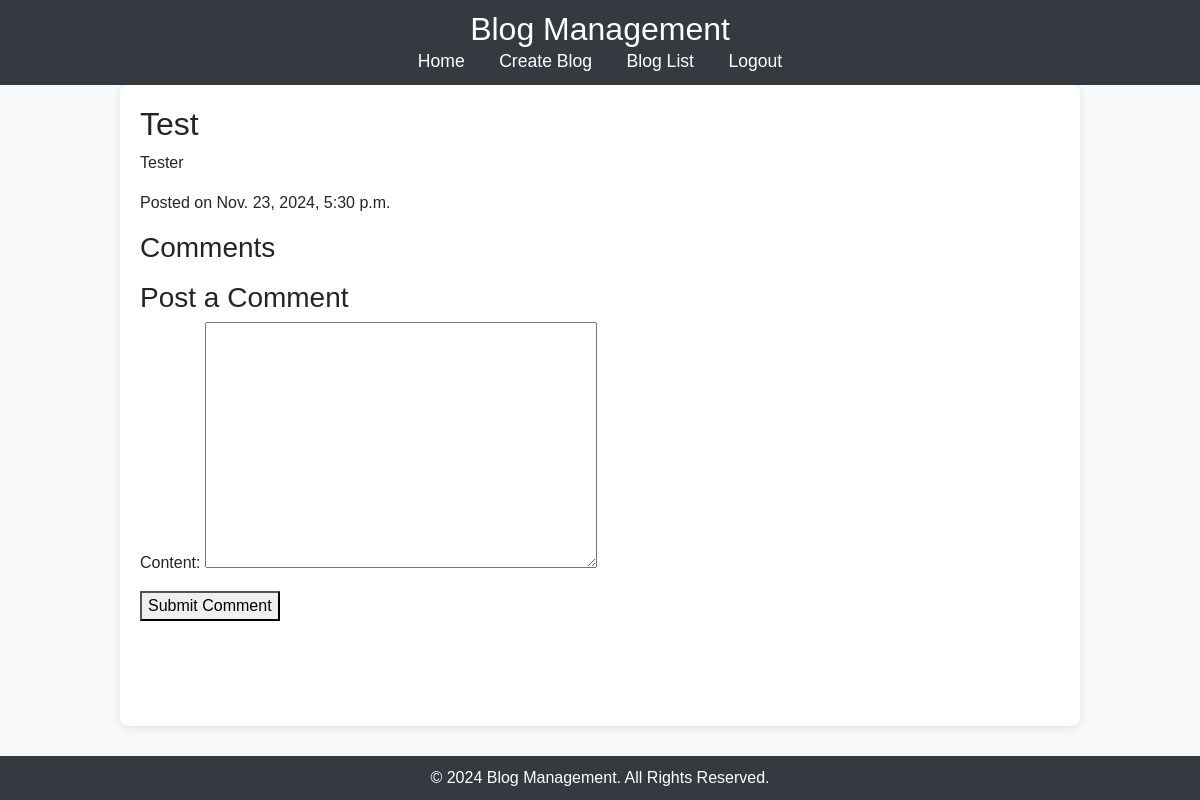
/accounts/blog/5/, run on the app's committed database.
### accounts/models.py (models this page shows, shortened)
class Blog(models.Model):
    title = models.CharField(max_length=200)
    content = models.TextField()
    created_at = models.DateTimeField(auto_now_add=True)
    updated_at = models.DateTimeField(auto_now=True)
    author = models.ForeignKey(CustomUser, on_delete=models.CASCADE, related_name='blogs')

### accounts/views.py (the view)
# urls.py: path('blog/<int:id>/', views.blog_detail, name='blog_detail'),
def blog_detail(request, id):
    blog = get_object_or_404(Blog, id=id)
    comments = blog.comments.all()  # Get all comments related to this blog
    if request.method == "POST":
        comment_form = CommentForm(request.POST)
        if comment_form.is_valid():
            new_comment = comment_form.save(commit=False)
            new_comment.blog = blog  # Set the blog to the current post
            new_comment.user = request.user  # Set the user to the current logged-in user
            new_comment.save()
            return redirect('blog_detail', id=blog.id)  # Redirect back to the same blog page
    else:
        comment_form = CommentForm()
    return render(request, 'accounts/blog_detail.html', {'blog': blog, 'comments': comments, 'comment_form': comment_form})

### accounts/forms.py
class CommentForm(forms.ModelForm):
    class Meta:
        model = Comment
        fields = ['content']  # Ensure the fields include 'content'

### accounts/templates/accounts/blog_detail.html (shortened to what this page needs)
{% extends "accounts/base_generic.html" %}
{% block content %}
    <h2>{{ blog.title }}</h2>
    <p>{{ blog.content }}</p>
    <p>Posted on {{ blog.created_at }}</p>
    <h3>Comments</h3>
    <h3>Post a Comment</h3>
    <form method="POST">
        {{ comment_form.as_p }}
        <button type="submit">Submit Comment</button>
    </form>
{% endblock %}

### accounts/templates/accounts/base_generic.html (style rules this page uses)
body { background-color: #f8f9fa; font-family: Arial, sans-serif; display: flex; flex-direction: column; min-height: 100vh; }

### data on the page
Blog: title "Test", content "Tester", created_at "Nov. 23, 2024, 5:30 p.m."
